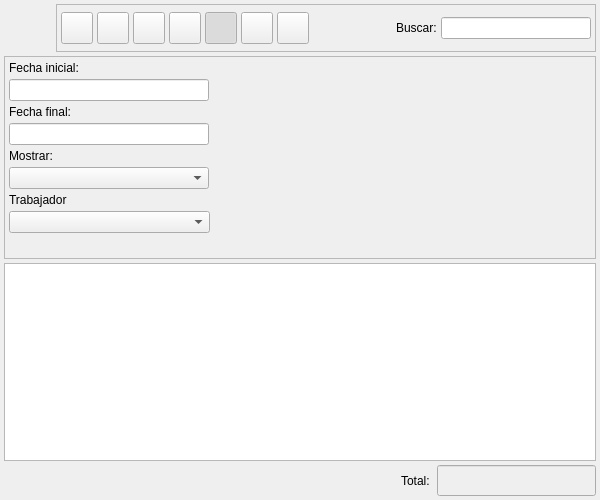
<?xml version="1.0" encoding="UTF-8"?>
<ui version="4.0">
 <author>Alvaro de Miguel</author>
 <class>AlbaranClienteListBase</class>
 <widget class="QWidget" name="AlbaranClienteListBase">
  <property name="enabled">
   <bool>true</bool>
  </property>
  <property name="geometry">
   <rect>
    <x>0</x>
    <y>0</y>
    <width>600</width>
    <height>500</height>
   </rect>
  </property>
  <property name="minimumSize">
   <size>
    <width>600</width>
    <height>500</height>
   </size>
  </property>
  <property name="windowTitle">
   <string>Albaranes a clientes</string>
  </property>
  <property name="windowIcon">
   <iconset resource="../../../bulmages.qrc">
    <normaloff>:/Images/client-delivery-note-list.png</normaloff>:/Images/client-delivery-note-list.png</iconset>
  </property>
  <layout class="QGridLayout">
   <property name="leftMargin">
    <number>4</number>
   </property>
   <property name="topMargin">
    <number>4</number>
   </property>
   <property name="rightMargin">
    <number>4</number>
   </property>
   <property name="bottomMargin">
    <number>4</number>
   </property>
   <property name="spacing">
    <number>4</number>
   </property>
   <item row="1" column="0">
    <widget class="QFrame" name="m_busqueda">
     <property name="minimumSize">
      <size>
       <width>16</width>
       <height>185</height>
      </size>
     </property>
     <property name="frameShape">
      <enum>QFrame::StyledPanel</enum>
     </property>
     <property name="frameShadow">
      <enum>QFrame::Raised</enum>
     </property>
     <layout class="QGridLayout">
      <property name="leftMargin">
       <number>4</number>
      </property>
      <property name="topMargin">
       <number>4</number>
      </property>
      <property name="rightMargin">
       <number>4</number>
      </property>
      <property name="bottomMargin">
       <number>4</number>
      </property>
      <property name="spacing">
       <number>4</number>
      </property>
      <item row="8" column="0">
       <spacer>
        <property name="orientation">
         <enum>Qt::Vertical</enum>
        </property>
        <property name="sizeType">
         <enum>QSizePolicy::Preferred</enum>
        </property>
        <property name="sizeHint" stdset="0">
         <size>
          <width>201</width>
          <height>21</height>
         </size>
        </property>
       </spacer>
      </item>
      <item row="4" column="0">
       <widget class="QLabel" name="label_2">
        <property name="text">
         <string>Mostrar:</string>
        </property>
        <property name="alignment">
         <set>Qt::AlignLeading|Qt::AlignLeft|Qt::AlignVCenter</set>
        </property>
       </widget>
      </item>
      <item row="0" column="1" rowspan="9">
       <layout class="QVBoxLayout">
        <property name="spacing">
         <number>4</number>
        </property>
        <property name="leftMargin">
         <number>0</number>
        </property>
        <property name="topMargin">
         <number>0</number>
        </property>
        <property name="rightMargin">
         <number>0</number>
        </property>
        <property name="bottomMargin">
         <number>0</number>
        </property>
        <item>
         <widget class="BfBuscarArticulo" name="m_articulo" native="true">
          <property name="sizePolicy">
           <sizepolicy hsizetype="Expanding" vsizetype="Preferred">
            <horstretch>0</horstretch>
            <verstretch>0</verstretch>
           </sizepolicy>
          </property>
         </widget>
        </item>
        <item>
         <widget class="BlSearchWidget" name="m_cliente" native="true">
          <property name="sizePolicy">
           <sizepolicy hsizetype="Expanding" vsizetype="Preferred">
            <horstretch>0</horstretch>
            <verstretch>0</verstretch>
           </sizepolicy>
          </property>
          <property name="minimumSize">
           <size>
            <width>250</width>
            <height>0</height>
           </size>
          </property>
         </widget>
        </item>
       </layout>
      </item>
      <item row="5" column="0">
       <widget class="QComboBox" name="mui_procesada">
        <property name="sizePolicy">
         <sizepolicy hsizetype="Fixed" vsizetype="Preferred">
          <horstretch>0</horstretch>
          <verstretch>0</verstretch>
         </sizepolicy>
        </property>
        <property name="minimumSize">
         <size>
          <width>200</width>
          <height>21</height>
         </size>
        </property>
        <property name="focusPolicy">
         <enum>Qt::StrongFocus</enum>
        </property>
        <property name="frame">
         <bool>true</bool>
        </property>
       </widget>
      </item>
      <item row="0" column="0">
       <widget class="QLabel" name="textLabel1_4">
        <property name="text">
         <string>Fecha inicial:</string>
        </property>
       </widget>
      </item>
      <item row="2" column="0">
       <widget class="QLabel" name="textLabel1_4_2">
        <property name="text">
         <string>Fecha final:</string>
        </property>
       </widget>
      </item>
      <item row="3" column="0">
       <widget class="BlDateSearch" name="m_fechafin">
        <property name="sizePolicy">
         <sizepolicy hsizetype="Fixed" vsizetype="Preferred">
          <horstretch>0</horstretch>
          <verstretch>0</verstretch>
         </sizepolicy>
        </property>
        <property name="minimumSize">
         <size>
          <width>200</width>
          <height>21</height>
         </size>
        </property>
       </widget>
      </item>
      <item row="1" column="0">
       <widget class="BlDateSearch" name="m_fechain">
        <property name="sizePolicy">
         <sizepolicy hsizetype="Fixed" vsizetype="Preferred">
          <horstretch>0</horstretch>
          <verstretch>0</verstretch>
         </sizepolicy>
        </property>
        <property name="minimumSize">
         <size>
          <width>200</width>
          <height>21</height>
         </size>
        </property>
       </widget>
      </item>
      <item row="7" column="0">
       <widget class="BlComboBox" name="m_idtrabajador"/>
      </item>
      <item row="6" column="0">
       <widget class="QLabel" name="label_3">
        <property name="text">
         <string>Trabajador</string>
        </property>
       </widget>
      </item>
     </layout>
    </widget>
   </item>
   <item row="2" column="0">
    <widget class="AlbaranClienteListSubform" name="mui_list"/>
   </item>
   <item row="3" column="0">
    <layout class="QHBoxLayout">
     <property name="spacing">
      <number>4</number>
     </property>
     <property name="leftMargin">
      <number>0</number>
     </property>
     <property name="topMargin">
      <number>0</number>
     </property>
     <property name="rightMargin">
      <number>0</number>
     </property>
     <property name="bottomMargin">
      <number>0</number>
     </property>
     <item>
      <spacer>
       <property name="orientation">
        <enum>Qt::Horizontal</enum>
       </property>
       <property name="sizeType">
        <enum>QSizePolicy::Expanding</enum>
       </property>
       <property name="sizeHint" stdset="0">
        <size>
         <width>340</width>
         <height>21</height>
        </size>
       </property>
      </spacer>
     </item>
     <item>
      <widget class="QLabel" name="textLabel1_3">
       <property name="text">
        <string>Total: </string>
       </property>
      </widget>
     </item>
     <item>
      <widget class="QLineEdit" name="m_total">
       <property name="enabled">
        <bool>true</bool>
       </property>
       <property name="sizePolicy">
        <sizepolicy hsizetype="Preferred" vsizetype="Fixed">
         <horstretch>0</horstretch>
         <verstretch>0</verstretch>
        </sizepolicy>
       </property>
       <property name="minimumSize">
        <size>
         <width>150</width>
         <height>0</height>
        </size>
       </property>
       <property name="palette">
        <palette>
         <active>
          <colorrole role="WindowText">
           <brush brushstyle="SolidPattern">
            <color alpha="255">
             <red>0</red>
             <green>0</green>
             <blue>0</blue>
            </color>
           </brush>
          </colorrole>
          <colorrole role="Button">
           <brush brushstyle="SolidPattern">
            <color alpha="255">
             <red>221</red>
             <green>223</green>
             <blue>228</blue>
            </color>
           </brush>
          </colorrole>
          <colorrole role="Light">
           <brush brushstyle="SolidPattern">
            <color alpha="255">
             <red>255</red>
             <green>255</green>
             <blue>255</blue>
            </color>
           </brush>
          </colorrole>
          <colorrole role="Midlight">
           <brush brushstyle="SolidPattern">
            <color alpha="255">
             <red>255</red>
             <green>255</green>
             <blue>255</blue>
            </color>
           </brush>
          </colorrole>
          <colorrole role="Dark">
           <brush brushstyle="SolidPattern">
            <color alpha="255">
             <red>85</red>
             <green>85</green>
             <blue>85</blue>
            </color>
           </brush>
          </colorrole>
          <colorrole role="Mid">
           <brush brushstyle="SolidPattern">
            <color alpha="255">
             <red>199</red>
             <green>199</green>
             <blue>199</blue>
            </color>
           </brush>
          </colorrole>
          <colorrole role="Text">
           <brush brushstyle="SolidPattern">
            <color alpha="255">
             <red>0</red>
             <green>0</green>
             <blue>0</blue>
            </color>
           </brush>
          </colorrole>
          <colorrole role="BrightText">
           <brush brushstyle="SolidPattern">
            <color alpha="255">
             <red>255</red>
             <green>255</green>
             <blue>255</blue>
            </color>
           </brush>
          </colorrole>
          <colorrole role="ButtonText">
           <brush brushstyle="SolidPattern">
            <color alpha="255">
             <red>0</red>
             <green>0</green>
             <blue>0</blue>
            </color>
           </brush>
          </colorrole>
          <colorrole role="Base">
           <brush brushstyle="SolidPattern">
            <color alpha="255">
             <red>239</red>
             <green>239</green>
             <blue>239</blue>
            </color>
           </brush>
          </colorrole>
          <colorrole role="Window">
           <brush brushstyle="SolidPattern">
            <color alpha="255">
             <red>239</red>
             <green>239</green>
             <blue>239</blue>
            </color>
           </brush>
          </colorrole>
          <colorrole role="Shadow">
           <brush brushstyle="SolidPattern">
            <color alpha="255">
             <red>0</red>
             <green>0</green>
             <blue>0</blue>
            </color>
           </brush>
          </colorrole>
          <colorrole role="Highlight">
           <brush brushstyle="SolidPattern">
            <color alpha="255">
             <red>103</red>
             <green>141</green>
             <blue>178</blue>
            </color>
           </brush>
          </colorrole>
          <colorrole role="HighlightedText">
           <brush brushstyle="SolidPattern">
            <color alpha="255">
             <red>255</red>
             <green>255</green>
             <blue>255</blue>
            </color>
           </brush>
          </colorrole>
          <colorrole role="Link">
           <brush brushstyle="SolidPattern">
            <color alpha="255">
             <red>0</red>
             <green>0</green>
             <blue>238</blue>
            </color>
           </brush>
          </colorrole>
          <colorrole role="LinkVisited">
           <brush brushstyle="SolidPattern">
            <color alpha="255">
             <red>82</red>
             <green>24</green>
             <blue>139</blue>
            </color>
           </brush>
          </colorrole>
          <colorrole role="AlternateBase">
           <brush brushstyle="SolidPattern">
            <color alpha="255">
             <red>232</red>
             <green>232</green>
             <blue>232</blue>
            </color>
           </brush>
          </colorrole>
         </active>
         <inactive>
          <colorrole role="WindowText">
           <brush brushstyle="SolidPattern">
            <color alpha="255">
             <red>0</red>
             <green>0</green>
             <blue>0</blue>
            </color>
           </brush>
          </colorrole>
          <colorrole role="Button">
           <brush brushstyle="SolidPattern">
            <color alpha="255">
             <red>221</red>
             <green>223</green>
             <blue>228</blue>
            </color>
           </brush>
          </colorrole>
          <colorrole role="Light">
           <brush brushstyle="SolidPattern">
            <color alpha="255">
             <red>255</red>
             <green>255</green>
             <blue>255</blue>
            </color>
           </brush>
          </colorrole>
          <colorrole role="Midlight">
           <brush brushstyle="SolidPattern">
            <color alpha="255">
             <red>255</red>
             <green>255</green>
             <blue>255</blue>
            </color>
           </brush>
          </colorrole>
          <colorrole role="Dark">
           <brush brushstyle="SolidPattern">
            <color alpha="255">
             <red>85</red>
             <green>85</green>
             <blue>85</blue>
            </color>
           </brush>
          </colorrole>
          <colorrole role="Mid">
           <brush brushstyle="SolidPattern">
            <color alpha="255">
             <red>199</red>
             <green>199</green>
             <blue>199</blue>
            </color>
           </brush>
          </colorrole>
          <colorrole role="Text">
           <brush brushstyle="SolidPattern">
            <color alpha="255">
             <red>0</red>
             <green>0</green>
             <blue>0</blue>
            </color>
           </brush>
          </colorrole>
          <colorrole role="BrightText">
           <brush brushstyle="SolidPattern">
            <color alpha="255">
             <red>255</red>
             <green>255</green>
             <blue>255</blue>
            </color>
           </brush>
          </colorrole>
          <colorrole role="ButtonText">
           <brush brushstyle="SolidPattern">
            <color alpha="255">
             <red>0</red>
             <green>0</green>
             <blue>0</blue>
            </color>
           </brush>
          </colorrole>
          <colorrole role="Base">
           <brush brushstyle="SolidPattern">
            <color alpha="255">
             <red>239</red>
             <green>239</green>
             <blue>239</blue>
            </color>
           </brush>
          </colorrole>
          <colorrole role="Window">
           <brush brushstyle="SolidPattern">
            <color alpha="255">
             <red>239</red>
             <green>239</green>
             <blue>239</blue>
            </color>
           </brush>
          </colorrole>
          <colorrole role="Shadow">
           <brush brushstyle="SolidPattern">
            <color alpha="255">
             <red>0</red>
             <green>0</green>
             <blue>0</blue>
            </color>
           </brush>
          </colorrole>
          <colorrole role="Highlight">
           <brush brushstyle="SolidPattern">
            <color alpha="255">
             <red>103</red>
             <green>141</green>
             <blue>178</blue>
            </color>
           </brush>
          </colorrole>
          <colorrole role="HighlightedText">
           <brush brushstyle="SolidPattern">
            <color alpha="255">
             <red>255</red>
             <green>255</green>
             <blue>255</blue>
            </color>
           </brush>
          </colorrole>
          <colorrole role="Link">
           <brush brushstyle="SolidPattern">
            <color alpha="255">
             <red>0</red>
             <green>0</green>
             <blue>238</blue>
            </color>
           </brush>
          </colorrole>
          <colorrole role="LinkVisited">
           <brush brushstyle="SolidPattern">
            <color alpha="255">
             <red>82</red>
             <green>24</green>
             <blue>139</blue>
            </color>
           </brush>
          </colorrole>
          <colorrole role="AlternateBase">
           <brush brushstyle="SolidPattern">
            <color alpha="255">
             <red>232</red>
             <green>232</green>
             <blue>232</blue>
            </color>
           </brush>
          </colorrole>
         </inactive>
         <disabled>
          <colorrole role="WindowText">
           <brush brushstyle="SolidPattern">
            <color alpha="255">
             <red>128</red>
             <green>128</green>
             <blue>128</blue>
            </color>
           </brush>
          </colorrole>
          <colorrole role="Button">
           <brush brushstyle="SolidPattern">
            <color alpha="255">
             <red>221</red>
             <green>223</green>
             <blue>228</blue>
            </color>
           </brush>
          </colorrole>
          <colorrole role="Light">
           <brush brushstyle="SolidPattern">
            <color alpha="255">
             <red>255</red>
             <green>255</green>
             <blue>255</blue>
            </color>
           </brush>
          </colorrole>
          <colorrole role="Midlight">
           <brush brushstyle="SolidPattern">
            <color alpha="255">
             <red>255</red>
             <green>255</green>
             <blue>255</blue>
            </color>
           </brush>
          </colorrole>
          <colorrole role="Dark">
           <brush brushstyle="SolidPattern">
            <color alpha="255">
             <red>85</red>
             <green>85</green>
             <blue>85</blue>
            </color>
           </brush>
          </colorrole>
          <colorrole role="Mid">
           <brush brushstyle="SolidPattern">
            <color alpha="255">
             <red>199</red>
             <green>199</green>
             <blue>199</blue>
            </color>
           </brush>
          </colorrole>
          <colorrole role="Text">
           <brush brushstyle="SolidPattern">
            <color alpha="255">
             <red>199</red>
             <green>199</green>
             <blue>199</blue>
            </color>
           </brush>
          </colorrole>
          <colorrole role="BrightText">
           <brush brushstyle="SolidPattern">
            <color alpha="255">
             <red>255</red>
             <green>255</green>
             <blue>255</blue>
            </color>
           </brush>
          </colorrole>
          <colorrole role="ButtonText">
           <brush brushstyle="SolidPattern">
            <color alpha="255">
             <red>128</red>
             <green>128</green>
             <blue>128</blue>
            </color>
           </brush>
          </colorrole>
          <colorrole role="Base">
           <brush brushstyle="SolidPattern">
            <color alpha="255">
             <red>239</red>
             <green>239</green>
             <blue>239</blue>
            </color>
           </brush>
          </colorrole>
          <colorrole role="Window">
           <brush brushstyle="SolidPattern">
            <color alpha="255">
             <red>239</red>
             <green>239</green>
             <blue>239</blue>
            </color>
           </brush>
          </colorrole>
          <colorrole role="Shadow">
           <brush brushstyle="SolidPattern">
            <color alpha="255">
             <red>0</red>
             <green>0</green>
             <blue>0</blue>
            </color>
           </brush>
          </colorrole>
          <colorrole role="Highlight">
           <brush brushstyle="SolidPattern">
            <color alpha="255">
             <red>86</red>
             <green>117</green>
             <blue>148</blue>
            </color>
           </brush>
          </colorrole>
          <colorrole role="HighlightedText">
           <brush brushstyle="SolidPattern">
            <color alpha="255">
             <red>255</red>
             <green>255</green>
             <blue>255</blue>
            </color>
           </brush>
          </colorrole>
          <colorrole role="Link">
           <brush brushstyle="SolidPattern">
            <color alpha="255">
             <red>0</red>
             <green>0</green>
             <blue>238</blue>
            </color>
           </brush>
          </colorrole>
          <colorrole role="LinkVisited">
           <brush brushstyle="SolidPattern">
            <color alpha="255">
             <red>82</red>
             <green>24</green>
             <blue>139</blue>
            </color>
           </brush>
          </colorrole>
          <colorrole role="AlternateBase">
           <brush brushstyle="SolidPattern">
            <color alpha="255">
             <red>232</red>
             <green>232</green>
             <blue>232</blue>
            </color>
           </brush>
          </colorrole>
         </disabled>
        </palette>
       </property>
       <property name="font">
        <font>
         <family>Sans Serif</family>
         <pointsize>12</pointsize>
         <weight>75</weight>
         <italic>false</italic>
         <bold>true</bold>
         <underline>false</underline>
         <strikeout>false</strikeout>
        </font>
       </property>
       <property name="alignment">
        <set>Qt::AlignRight</set>
       </property>
       <property name="readOnly">
        <bool>true</bool>
       </property>
      </widget>
     </item>
    </layout>
   </item>
   <item row="0" column="0">
    <layout class="QHBoxLayout">
     <property name="spacing">
      <number>4</number>
     </property>
     <property name="leftMargin">
      <number>0</number>
     </property>
     <property name="topMargin">
      <number>0</number>
     </property>
     <property name="rightMargin">
      <number>0</number>
     </property>
     <property name="bottomMargin">
      <number>0</number>
     </property>
     <item>
      <widget class="QLabel" name="label">
       <property name="minimumSize">
        <size>
         <width>48</width>
         <height>48</height>
        </size>
       </property>
       <property name="maximumSize">
        <size>
         <width>48</width>
         <height>48</height>
        </size>
       </property>
       <property name="text">
        <string/>
       </property>
       <property name="pixmap">
        <pixmap resource="../../../bulmages.qrc">:/Images/client-delivery-note-list.png</pixmap>
       </property>
       <property name="scaledContents">
        <bool>true</bool>
       </property>
      </widget>
     </item>
     <item>
      <widget class="QFrame" name="m_botonera">
       <property name="frameShape">
        <enum>QFrame::StyledPanel</enum>
       </property>
       <property name="frameShadow">
        <enum>QFrame::Raised</enum>
       </property>
       <layout class="QHBoxLayout">
        <property name="spacing">
         <number>4</number>
        </property>
        <property name="leftMargin">
         <number>4</number>
        </property>
        <property name="topMargin">
         <number>4</number>
        </property>
        <property name="rightMargin">
         <number>4</number>
        </property>
        <property name="bottomMargin">
         <number>4</number>
        </property>
        <item>
         <widget class="QToolButton" name="mui_crear">
          <property name="minimumSize">
           <size>
            <width>32</width>
            <height>32</height>
           </size>
          </property>
          <property name="maximumSize">
           <size>
            <width>32</width>
            <height>32</height>
           </size>
          </property>
          <property name="toolTip">
           <string>Nuevo albaran</string>
          </property>
          <property name="whatsThis">
           <string>Nuevo albaran</string>
          </property>
          <property name="text">
           <string/>
          </property>
          <property name="icon">
           <iconset resource="../../../bulmages.qrc">
            <normaloff>:/Images/document-new.png</normaloff>:/Images/document-new.png</iconset>
          </property>
          <property name="iconSize">
           <size>
            <width>22</width>
            <height>22</height>
           </size>
          </property>
          <property name="shortcut">
           <string>Ctrl+N</string>
          </property>
         </widget>
        </item>
        <item>
         <widget class="QToolButton" name="mui_editar">
          <property name="minimumSize">
           <size>
            <width>32</width>
            <height>32</height>
           </size>
          </property>
          <property name="maximumSize">
           <size>
            <width>32</width>
            <height>32</height>
           </size>
          </property>
          <property name="toolTip">
           <string>Editar albaran</string>
          </property>
          <property name="whatsThis">
           <string>Editar albaran</string>
          </property>
          <property name="text">
           <string/>
          </property>
          <property name="icon">
           <iconset resource="../../../bulmages.qrc">
            <normaloff>:/Images/document-open.png</normaloff>:/Images/document-open.png</iconset>
          </property>
          <property name="iconSize">
           <size>
            <width>22</width>
            <height>22</height>
           </size>
          </property>
          <property name="shortcut">
           <string>Ctrl+E</string>
          </property>
         </widget>
        </item>
        <item>
         <widget class="QToolButton" name="mui_borrar">
          <property name="minimumSize">
           <size>
            <width>32</width>
            <height>32</height>
           </size>
          </property>
          <property name="maximumSize">
           <size>
            <width>32</width>
            <height>32</height>
           </size>
          </property>
          <property name="toolTip">
           <string>Borrar albaran</string>
          </property>
          <property name="whatsThis">
           <string>Borrar albaran</string>
          </property>
          <property name="text">
           <string/>
          </property>
          <property name="icon">
           <iconset resource="../../../bulmages.qrc">
            <normaloff>:/Images/edit-delete.png</normaloff>:/Images/edit-delete.png</iconset>
          </property>
          <property name="iconSize">
           <size>
            <width>22</width>
            <height>22</height>
           </size>
          </property>
          <property name="shortcut">
           <string>Ctrl+D</string>
          </property>
         </widget>
        </item>
        <item>
         <widget class="QToolButton" name="mui_imprimir">
          <property name="minimumSize">
           <size>
            <width>32</width>
            <height>32</height>
           </size>
          </property>
          <property name="maximumSize">
           <size>
            <width>32</width>
            <height>32</height>
           </size>
          </property>
          <property name="toolTip">
           <string>Imprimir listado</string>
          </property>
          <property name="whatsThis">
           <string>Imprimir listado</string>
          </property>
          <property name="text">
           <string/>
          </property>
          <property name="icon">
           <iconset resource="../../../bulmages.qrc">
            <normaloff>:/Images/document-print.png</normaloff>:/Images/document-print.png</iconset>
          </property>
          <property name="iconSize">
           <size>
            <width>22</width>
            <height>22</height>
           </size>
          </property>
          <property name="shortcut">
           <string>Ctrl+P</string>
          </property>
         </widget>
        </item>
        <item>
         <widget class="QToolButton" name="mui_filtrar">
          <property name="minimumSize">
           <size>
            <width>32</width>
            <height>32</height>
           </size>
          </property>
          <property name="maximumSize">
           <size>
            <width>32</width>
            <height>32</height>
           </size>
          </property>
          <property name="toolTip">
           <string>Filtrar albaranes</string>
          </property>
          <property name="whatsThis">
           <string>Filtrar albaranes</string>
          </property>
          <property name="text">
           <string/>
          </property>
          <property name="icon">
           <iconset resource="../../../bulmages.qrc">
            <normaloff>:/Images/edit-find.png</normaloff>:/Images/edit-find.png</iconset>
          </property>
          <property name="iconSize">
           <size>
            <width>22</width>
            <height>22</height>
           </size>
          </property>
          <property name="shortcut">
           <string>Ctrl+F</string>
          </property>
          <property name="checkable">
           <bool>true</bool>
          </property>
          <property name="checked">
           <bool>true</bool>
          </property>
         </widget>
        </item>
        <item>
         <widget class="QToolButton" name="mui_configurar">
          <property name="minimumSize">
           <size>
            <width>32</width>
            <height>32</height>
           </size>
          </property>
          <property name="maximumSize">
           <size>
            <width>32</width>
            <height>32</height>
           </size>
          </property>
          <property name="toolTip">
           <string>Configurar listado</string>
          </property>
          <property name="whatsThis">
           <string>Configurar listado</string>
          </property>
          <property name="text">
           <string/>
          </property>
          <property name="icon">
           <iconset resource="../../../bulmages.qrc">
            <normaloff>:/Images/document-properties.png</normaloff>:/Images/document-properties.png</iconset>
          </property>
          <property name="iconSize">
           <size>
            <width>22</width>
            <height>22</height>
           </size>
          </property>
          <property name="shortcut">
           <string>Ctrl+B</string>
          </property>
          <property name="checkable">
           <bool>true</bool>
          </property>
         </widget>
        </item>
        <item>
         <widget class="QToolButton" name="mui_actualizar">
          <property name="minimumSize">
           <size>
            <width>32</width>
            <height>32</height>
           </size>
          </property>
          <property name="maximumSize">
           <size>
            <width>32</width>
            <height>32</height>
           </size>
          </property>
          <property name="toolTip">
           <string>Actualizar listado</string>
          </property>
          <property name="whatsThis">
           <string>Actualizar listado</string>
          </property>
          <property name="text">
           <string/>
          </property>
          <property name="icon">
           <iconset resource="../../../bulmages.qrc">
            <normaloff>:/Images/view-refresh.png</normaloff>:/Images/view-refresh.png</iconset>
          </property>
          <property name="iconSize">
           <size>
            <width>22</width>
            <height>22</height>
           </size>
          </property>
          <property name="shortcut">
           <string>F5</string>
          </property>
         </widget>
        </item>
        <item>
         <widget class="QFrame" name="mui_plugbotones">
          <property name="sizePolicy">
           <sizepolicy hsizetype="Minimum" vsizetype="Preferred">
            <horstretch>0</horstretch>
            <verstretch>0</verstretch>
           </sizepolicy>
          </property>
          <property name="frameShape">
           <enum>QFrame::NoFrame</enum>
          </property>
          <property name="frameShadow">
           <enum>QFrame::Plain</enum>
          </property>
          <property name="lineWidth">
           <number>0</number>
          </property>
         </widget>
        </item>
        <item>
         <spacer>
          <property name="orientation">
           <enum>Qt::Horizontal</enum>
          </property>
          <property name="sizeType">
           <enum>QSizePolicy::Expanding</enum>
          </property>
          <property name="sizeHint" stdset="0">
           <size>
            <width>101</width>
            <height>34</height>
           </size>
          </property>
         </spacer>
        </item>
        <item>
         <widget class="QLabel" name="textLabel1">
          <property name="text">
           <string>Buscar:</string>
          </property>
         </widget>
        </item>
        <item>
         <widget class="QLineEdit" name="m_filtro">
          <property name="minimumSize">
           <size>
            <width>150</width>
            <height>0</height>
           </size>
          </property>
         </widget>
        </item>
       </layout>
      </widget>
     </item>
    </layout>
   </item>
  </layout>
 </widget>
 <layoutdefault spacing="3" margin="5"/>
 <customwidgets>
  <customwidget>
   <class>BlDateSearch</class>
   <extends>QLineEdit</extends>
   <header>../../bulmalib/src/bldatesearch.h</header>
  </customwidget>
  <customwidget>
   <class>BfBuscarArticulo</class>
   <extends>QWidget</extends>
   <header>bfbuscararticulo.h</header>
  </customwidget>
  <customwidget>
   <class>AlbaranClienteListSubform</class>
   <extends>QTableWidget</extends>
   <header>albaranclientelist.h</header>
  </customwidget>
  <customwidget>
   <class>BlSearchWidget</class>
   <extends>QWidget</extends>
   <header>blsearchwidget.h</header>
  </customwidget>
  <customwidget>
   <class>BlComboBox</class>
   <extends>QComboBox</extends>
   <header>blcombobox.h</header>
  </customwidget>
 </customwidgets>
 <resources>
  <include location="../../../bulmages.qrc"/>
 </resources>
 <connections>
  <connection>
   <sender>mui_filtrar</sender>
   <signal>toggled(bool)</signal>
   <receiver>m_busqueda</receiver>
   <slot>setVisible(bool)</slot>
   <hints>
    <hint type="sourcelabel">
     <x>223</x>
     <y>35</y>
    </hint>
    <hint type="destinationlabel">
     <x>227</x>
     <y>59</y>
    </hint>
   </hints>
  </connection>
 </connections>
</ui>
